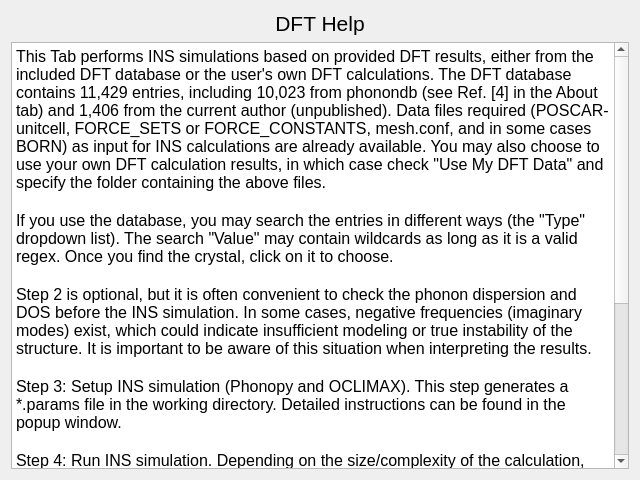
<?xml version="1.0" encoding="UTF-8"?>
<ui version="4.0">
 <class>Help_DFT</class>
 <widget class="QDialog" name="Help_DFT">
  <property name="geometry">
   <rect>
    <x>0</x>
    <y>0</y>
    <width>640</width>
    <height>480</height>
   </rect>
  </property>
  <property name="windowTitle">
   <string>Dialog</string>
  </property>
  <layout class="QVBoxLayout" name="verticalLayout">
   <item>
    <widget class="QLabel" name="label">
     <property name="text">
      <string>&lt;html&gt;&lt;head/&gt;&lt;body&gt;&lt;p align=&quot;center&quot;&gt;&lt;span style=&quot; font-size:16pt;&quot;&gt;DFT Help&lt;/span&gt;&lt;/p&gt;&lt;/body&gt;&lt;/html&gt;</string>
     </property>
    </widget>
   </item>
   <item>
    <widget class="QTextBrowser" name="textBrowser">
     <property name="html">
      <string>&lt;!DOCTYPE HTML PUBLIC &quot;-//W3C//DTD HTML 4.0//EN&quot; &quot;http://www.w3.org/TR/REC-html40/strict.dtd&quot;&gt;
&lt;html&gt;&lt;head&gt;&lt;meta name=&quot;qrichtext&quot; content=&quot;1&quot; /&gt;&lt;meta charset=&quot;utf-8&quot; /&gt;&lt;style type=&quot;text/css&quot;&gt;
p, li { white-space: pre-wrap; }
hr { height: 1px; border-width: 0; }
li.unchecked::marker { content: &quot;\2610&quot;; }
li.checked::marker { content: &quot;\2612&quot;; }
&lt;/style&gt;&lt;/head&gt;&lt;body style=&quot; font-family:'Segoe UI'; font-size:9pt; font-weight:400; font-style:normal;&quot;&gt;
&lt;p style=&quot; margin-top:0px; margin-bottom:0px; margin-left:0px; margin-right:0px; -qt-block-indent:0; text-indent:0px;&quot;&gt;&lt;span style=&quot; font-size:12pt;&quot;&gt;This Tab performs INS simulations based on provided DFT results, either from the included DFT database or the user's own DFT calculations. The DFT database contains 11,429 entries, including 10,023 from phonondb (see Ref. [4] in the About tab) and 1,406 from the current author (unpublished). Data files required (POSCAR-unitcell, FORCE_SETS or FORCE_CONSTANTS, mesh.conf, and in some cases BORN) as input for INS calculations are already available. You may also choose to use your own DFT calculation results, in which case check &amp;quot;Use My DFT Data&amp;quot; and specify the folder containing the above files.&lt;/span&gt;&lt;/p&gt;
&lt;p style=&quot;-qt-paragraph-type:empty; margin-top:0px; margin-bottom:0px; margin-left:0px; margin-right:0px; -qt-block-indent:0; text-indent:0px; font-size:12pt;&quot;&gt;&lt;br /&gt;&lt;/p&gt;
&lt;p style=&quot; margin-top:0px; margin-bottom:0px; margin-left:0px; margin-right:0px; -qt-block-indent:0; text-indent:0px;&quot;&gt;&lt;span style=&quot; font-size:12pt;&quot;&gt;If you use the database, you may search the entries in different ways (the &amp;quot;Type&amp;quot; dropdown list). The search &amp;quot;Value&amp;quot; may contain wildcards as long as it is a valid regex. Once you find the crystal, click on it to choose.&lt;/span&gt;&lt;/p&gt;
&lt;p style=&quot;-qt-paragraph-type:empty; margin-top:0px; margin-bottom:0px; margin-left:0px; margin-right:0px; -qt-block-indent:0; text-indent:0px; font-size:12pt;&quot;&gt;&lt;br /&gt;&lt;/p&gt;
&lt;p style=&quot; margin-top:0px; margin-bottom:0px; margin-left:0px; margin-right:0px; -qt-block-indent:0; text-indent:0px;&quot;&gt;&lt;span style=&quot; font-size:12pt;&quot;&gt;Step 2 is optional, but it is often convenient to check the phonon dispersion and DOS before the INS simulation. In some cases, negative frequencies (imaginary modes) exist, which could indicate insufficient modeling or true instability of the structure. It is important to be aware of this situation when interpreting the results.&lt;/span&gt;&lt;/p&gt;
&lt;p style=&quot;-qt-paragraph-type:empty; margin-top:0px; margin-bottom:0px; margin-left:0px; margin-right:0px; -qt-block-indent:0; text-indent:0px; font-size:12pt;&quot;&gt;&lt;br /&gt;&lt;/p&gt;
&lt;p style=&quot; margin-top:0px; margin-bottom:0px; margin-left:0px; margin-right:0px; -qt-block-indent:0; text-indent:0px;&quot;&gt;&lt;span style=&quot; font-size:12pt;&quot;&gt;Step 3: Setup INS simulation (Phonopy and OCLIMAX). This step generates a *.params file in the working directory. Detailed instructions can be found in the popup window.&lt;/span&gt;&lt;/p&gt;
&lt;p style=&quot;-qt-paragraph-type:empty; margin-top:0px; margin-bottom:0px; margin-left:0px; margin-right:0px; -qt-block-indent:0; text-indent:0px; font-size:12pt;&quot;&gt;&lt;br /&gt;&lt;/p&gt;
&lt;p style=&quot; margin-top:0px; margin-bottom:0px; margin-left:0px; margin-right:0px; -qt-block-indent:0; text-indent:0px;&quot;&gt;&lt;span style=&quot; font-size:12pt;&quot;&gt;Step 4: Run INS simulation. Depending on the size/complexity of the calculation, the time needed to complete this step can vary a lot. Monitor the terminal output for progress. Generally speaking, the run time is determined by the size of the mesh.yaml in the working directory, as well as how fine the calculation is (number of  E and Q bins). As a rule of thumb, the size of the mesh.yaml file should be smaller than 1GB (in most cases on the order of 10~100MB), the number of E bins should be less than 1000 for 1D spectra, and the number of E and Q bins should be less than a few hundred each for 2D spectra. When in doubt, it is recommended to start from a relatively coarse calculation and then gradually increase the accuracy to achieve convergence without making the run time unacceptably long.&lt;/span&gt;&lt;/p&gt;
&lt;p style=&quot;-qt-paragraph-type:empty; margin-top:0px; margin-bottom:0px; margin-left:0px; margin-right:0px; -qt-block-indent:0; text-indent:0px; font-size:12pt;&quot;&gt;&lt;br /&gt;&lt;/p&gt;
&lt;p style=&quot; margin-top:0px; margin-bottom:0px; margin-left:0px; margin-right:0px; -qt-block-indent:0; text-indent:0px;&quot;&gt;&lt;span style=&quot; font-size:12pt;&quot;&gt;Step 4: Plot the resulting spectra. For 2D specra, you may make an interactive cross-section plot where 1D cuts along X and Y will be displayed following the cursor. You may open multiple plots simultaneously. Data files will have a time-stamp in the file names so they are not overwritten.&lt;/span&gt;&lt;/p&gt;&lt;/body&gt;&lt;/html&gt;</string>
     </property>
    </widget>
   </item>
  </layout>
 </widget>
 <resources/>
 <connections/>
</ui>
